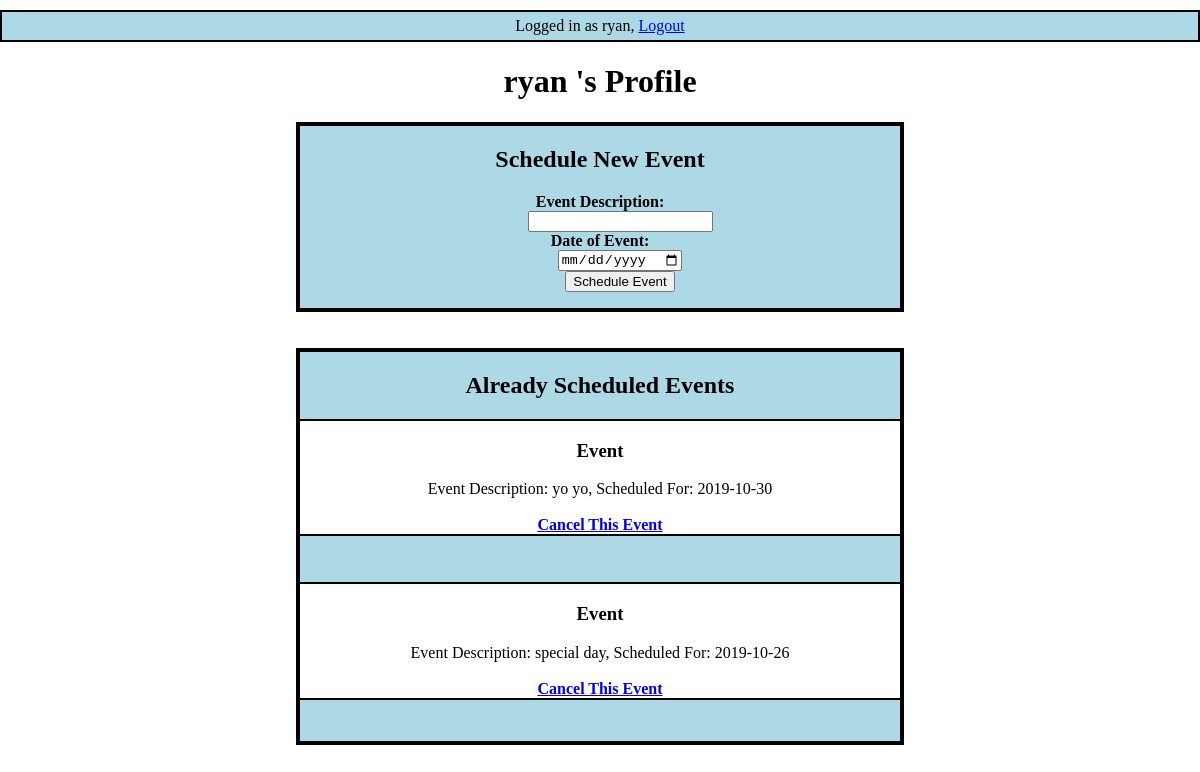
The app's page /profile/erik (signed in) with its own data.
### models.py (models this page shows, shortened)
class User(db.Model):
    __tablename__ = 'users'
    id = db.Column(db.Integer, primary_key = True)
    occupation = db.Column(db.String(10), nullable = False)
    username = db.Column(db.String(24), nullable = False)
    hashedPass = db.Column(db.String(64), nullable = False)
    events = db.relationship('Event', backref='users' , lazy =True)

class Event(db.Model):
    event_id = db.Column(db.Integer, primary_key = True)
    user_id = db.Column(db.Integer, db.ForeignKey('users.id'), nullable= False)
    description = db.Column(db.Text, nullable = False)
    date = db.Column(db.String(8), unique = True, nullable = False)
    staffOne = db.Column(db.String(24), nullable = True)
    staffTwo = db.Column(db.String(24), nullable = True)
    staffThree = db.Column(db.String(24), nullable = True)
    def __repr__(self):
        return 'Event Description: {}, Scheduled For: {}'.format(self.description, self.date)

### catering.py (the view, shortened to what this page needs)
@app.route("/profile/<username>", methods = ["GET", "POST"])
def customer_profile(username):
	customer_events = Event.query.filter_by(user_id = session['id']).all()
	return render_template("customerProfile.html", username = g.user.username, events = customer_events)

### catering.py (called while the page is built)
@app.before_request
def before_request():
	g.user = None
	if 'id' in session:
		g.user = User.query.filter_by(id = session['id']).first()

### templates/customerProfile.html (shortened to what this page needs)
{% extends "base.html" %}
{% block body %}
<h1>{{g.user.username}} 's Profile</h1>
    <div class = "eventList">
        <h2>Schedule New Event</h2>
        <form action="" method="POST">
            <dl>
            <dt><strong>Event Description:</strong>
            <dd><input type="text" name="description">
            <dt><strong>Date of Event:</strong>
            <dd><input type="date" name="date">
            <dd><input type="submit" value="Schedule Event">
            </dl>
        </form>
    </div>
    <br></br>
    <div class = "eventList">
        <h2>Already Scheduled Events</h2>
        {% if events %}
            {% for event in events %}
                <li>
                    <h3>Event</h3>
                    {{event}}
                    <br></br>
                    <strong><a href ="{{ url_for('delete_event', event = event, eventId = event.event_id)}}">Cancel This Event</a></strong>
                </li>
                <br></br>
            {% endfor %}
        {% else %}
                <p class =noStaff>You currently have no events scheduled!</p>
                <br></br>
        {% endif %}
    </div>
{% endblock %}

### templates/base.html (shortened to what this page needs)
<!DOCTYPE html>
<html>
	<head>
        <link rel="stylesheet" type = "text/css" href="{{ url_for('static', filename='style.css') }}">
	</head>
	<body>
        {% if g.user %}
            <div class = "logout">
                Logged in as {{g.user.username}}, <a href="{{ url_for('logout_controller') }}">Logout</a>
            </div>
        {% elif 'owner' in session %}
            <div class = "logout">
                Logged in as Owner, <a href="{{ url_for('logout_controller') }}">Logout</a>
            </div>
        {% endif %}
		{% block body %}
		{% endblock %}
	</body>
</html>

### static/style.css (style rules this page uses)
body { margin: auto; text-align: center; padding: 0; }
li { text-align: center; background-color: white; border-bottom: solid black 2px; border-top: solid black 2px; list-style-type: none; margin-top: 5px; margin-bottom: 5px; }
.logout { background-color: lightblue; border: solid black 2px; margin-top: 10px; padding: 5px; }
.eventList { background-color: lightblue; border: solid black 4px; color: black; text-align: center; margin: auto; width: 50% }

### records on screen
User: user.username "ryan"
Event: description+date "Event Description: yo yo, Scheduled For: 2019-10-30"
Event: description+date "Event Description: special day, Scheduled For: 2019-10-26"
